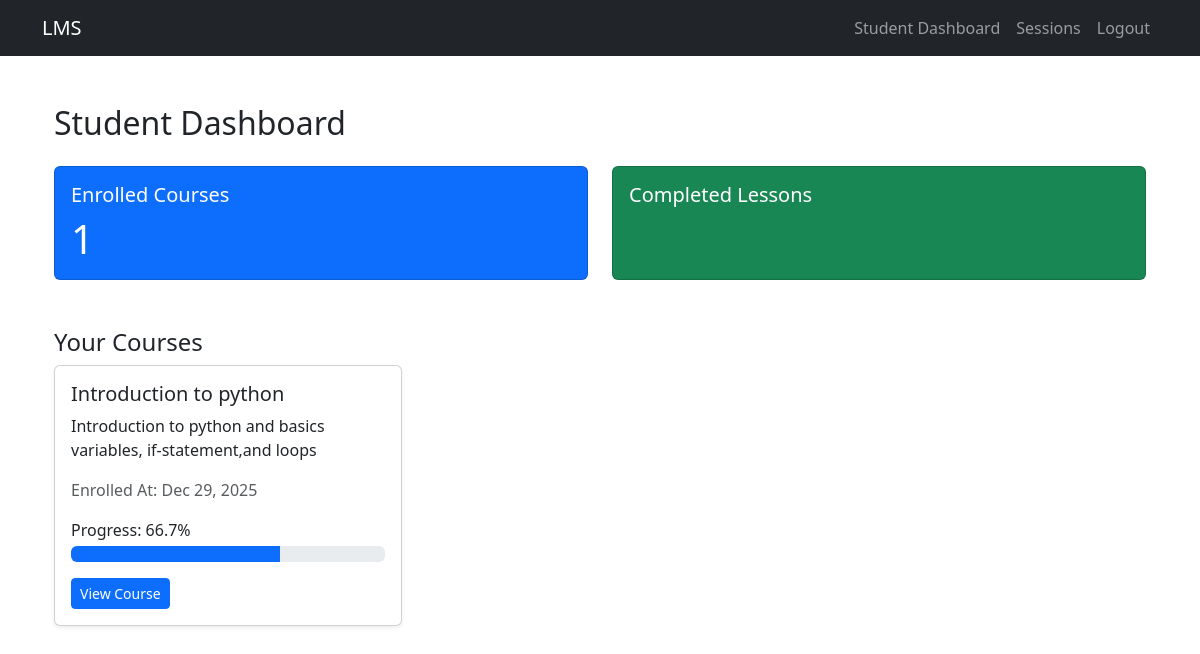
Screenshot of /courses/student-dashboard/ (signed in) with the database file from the repository.
### courses/models.py (models this page shows, shortened)
class Enrollment(models.Model):
    student = models.ForeignKey(User, on_delete=models.CASCADE, related_name='enrollments')
    course = models.ForeignKey(Course, on_delete=models.CASCADE, related_name='enrollments')
    enrolled_at = models.DateTimeField(auto_now_add=True)
    progress = models.FloatField(default=0)  # <-- new field
    class Meta:
        unique_together = ('student', 'course')

class Course(models.Model):
    DELIVERY_MODES = (
        ('online','Online'),
        ('live','Live'),
        ('class','In-Class'),
    )
    title = models.CharField(max_length=200)
    description =models.TextField()
    instructor = models.ForeignKey(
    User,on_delete=models.CASCADE,
    related_name='courses'
    )
    delivery_mode = models.CharField(max_length=10,choices=DELIVERY_MODES)
    price = models.DecimalField(max_digits=8, decimal_places=2,default=0)
    duration_hours =models.PositiveIntegerField(default=20)
    capacity = models.PositiveIntegerField(default=30)
    created_at = models.DateTimeField(auto_now_add=True)
    is_active = models.BooleanField(default=True)

### courses/views.py (the view)
# urls.py: path('student-dashboard/', views.student_dashboard, name='student_dashboard'),
@login_required
def student_dashboard(request):
    enrolled_courses = Enrollment.objects.filter(student=request.user)
    context = {
        'enrolled_courses': enrolled_courses,  # contains progress already
    }
    return render(request, 'courses/student_dashboard.html', context)

### courses/templates/courses/student_dashboard.html (shortened to what this page needs)
{% extends 'courses/base.html' %}
{% load static %}
{% block content %}
<div class="container mt-5">
    <h2 class="mb-4">Student Dashboard</h2>
    <div class="row g-4">
        <div class="col-md-6">
            <div class="card text-white bg-primary h-100">
                <div class="card-body">
                    <h5 class="card-title">Enrolled Courses</h5>
                    <p class="card-text display-6">{{ enrolled_courses.count }}</p>
                </div>
            </div>
        </div>
        <div class="col-md-6">
            <div class="card text-white bg-success h-100">
                <div class="card-body">
                    <h5 class="card-title">Completed Lessons</h5>
                </div>
            </div>
        </div>
    </div>
    <div class="mt-5">
        <h4>Your Courses</h4>
        <div class="row g-4">
            {% for enrollment in enrolled_courses %}
            <div class="col-md-4">
                <div class="card h-100 shadow-sm">
                    <div class="card-body">
                        <h5 class="card-title">{{ enrollment.course.title }}</h5>
                        <p class="card-text">{{ enrollment.course.description|truncatewords:20 }}</p>
                        <p class="text-muted">Enrolled At: {{ enrollment.enrolled_at|date:"M d, Y" }}</p>
                        <p class="mt-2 mb-1">Progress: {{ enrollment.progress|floatformat:1 }}%</p>
                        <div class="progress mb-3">
                            <div class="progress-bar" role="progressbar"
                                 style="width: {{ enrollment.progress }}%;"
                                 aria-valuenow="{{ enrollment.progress }}"
                                 aria-valuemin="0" aria-valuemax="100">
                            </div>
                        </div>
                        <a href="{% url 'course_detail' enrollment.course.id %}" class="btn btn-primary btn-sm">View Course</a>
                    </div>
                </div>
            </div>
            {% empty %}
            <p>You are not enrolled in any courses yet.</p>
            {% endfor %}
        </div>
    </div>
</div>
{% endblock %}

### rows the page displays
Enrollment: course "Introduction to python", course.description "Introduction to python and basics variables, if-statement,and loops", enrolled_at "Dec 29, 2025", progress "66.7"

### other values shown
{{ enrolled_courses.count }} "1"
